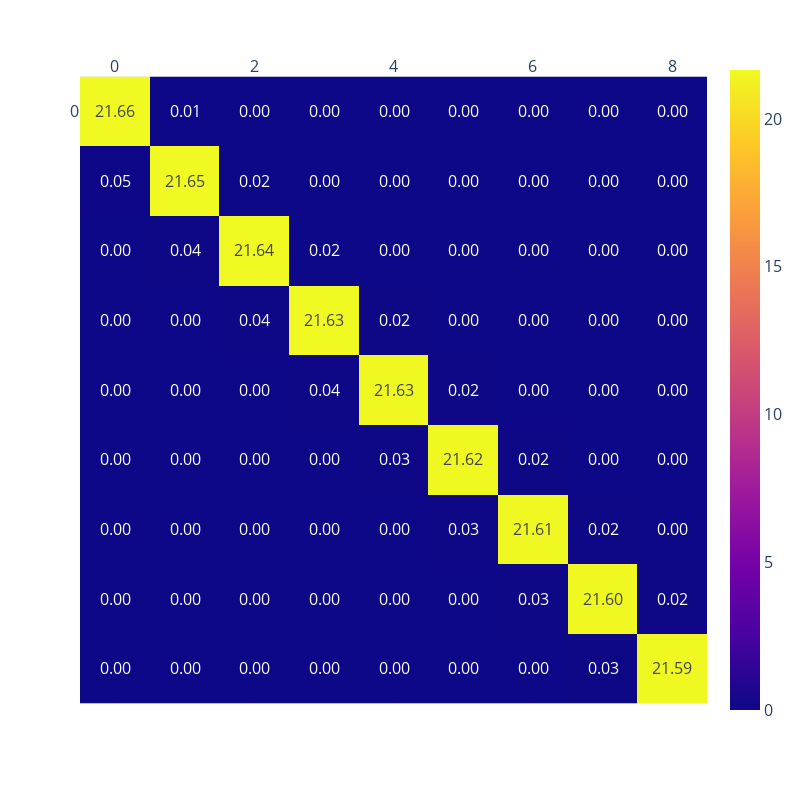

Here is the notebook cell this chart was saved with:
### Code cell
fig = px.imshow(storage_effs*100, text_auto = '.2f', x = np.arange(0, number_of_modes), y = np.arange(0, number_of_modes))
fig.update_xaxes(side="top")
fig.update_layout(width = 800,height = 800, font=dict(size=16), yaxis={'tickvals': atom.mq})
fig.show(renderer = 'vscode')

### Figure 1 — Plotly figure (JSON) as saved in the notebook; plotly's stock layout.template omitted (floating-point values rounded to 4 significant figures)
{"data": [{"coloraxis": "coloraxis", "hovertemplate": "x: %{x}<br>y: %{y}<br>color: %{z}<extra></extra>", "name": "0", "texttemplate": "%{z:.2f}", "type": "heatmap", "x": [0, 1, 2, 3, 4, 5, 6, 7, 8], "xaxis": "x", "y": [0, 1, 2, 3, 4, 5, 6, 7, 8], "yaxis": "y", "z": [[21.66, 0.01342, 2.37e-06, 8.86e-06, 4.773e-09, 3.48e-08, 2.668e-11, 2.247e-10, 2.047e-13], [0.05368, 21.65, 0.0177, 4.747e-06, 2.082e-05, 1.34e-08, 1.197e-07, 1.039e-10, 1.022e-09], [2.215e-05, 0.04191, 21.64, 0.01987, 7.231e-06, 3.348e-05, 2.455e-08, 2.564e-07, 2.459e-10], [0.002232, 2.717e-05, 0.03773, 21.63, 0.0212, 9.939e-06, 4.588e-05, 3.719e-08, 4.405e-07], [5.007e-06, 3.427e-05, 2.776e-05, 0.03554, 21.63, 0.0221, 1.295e-05, 5.767e-05, 5.065e-08], [0.0002512, 2.214e-06, 6.806e-05, 2.845e-05, 0.03416, 21.62, 0.02275, 1.63e-05, 6.873e-05], [1.307e-06, 0.0003164, 4.825e-07, 0.0002176, 2.974e-05, 0.03321, 21.61, 0.02324, 2.003e-05], [3.738e-05, 1.124e-09, 0.0004015, 2.895e-08, 0.000332, 3.167e-05, 0.03251, 21.6, 0.02363], [3.644e-07, 0.00028, 4.585e-07, 0.0002954, 3.21e-08, 0.0004097, 3.421e-05, 0.03196, 21.59]]}], "layout": {"coloraxis": {"colorscale": [[0, "#0d0887"], [0.1111, "#46039f"], [0.2222, "#7201a8"], [0.3333, "#9c179e"], [0.4444, "#bd3786"], [0.5556, "#d8576b"], [0.6667, "#ed7953"], [0.7778, "#fb9f3a"], [0.8889, "#fdca26"], [1, "#f0f921"]]}, "font": {"size": 16}, "height": 800, "margin": {"t": 60}, "width": 800, "xaxis": {"anchor": "y", "constrain": "domain", "domain": [0, 1], "scaleanchor": "y", "side": "top"}, "yaxis": {"anchor": "x", "autorange": "reversed", "constrain": "domain", "domain": [0, 1], "tickvals": [0]}}}
